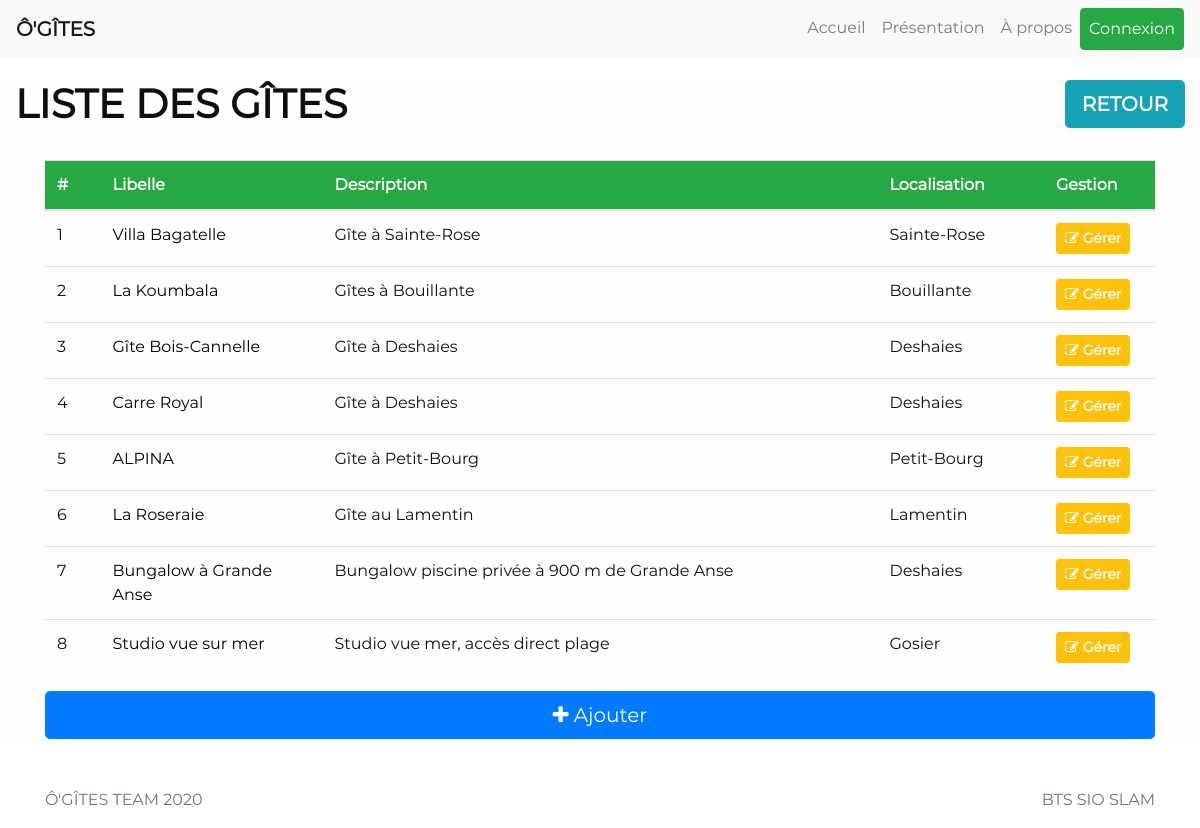
Screenshot of /admin/liste_gite.php with the database file from the repository.
### tables this page shows
CREATE TABLE `gites` (
  `id_gites` int(11) NOT NULL,
  `createur` int(11) NOT NULL,
  `libelle` text NOT NULL,
  `description` text NOT NULL,
  `localisation` text NOT NULL,
  `link_url` text NOT NULL,
  `nb_personnes_max` int(11) NOT NULL,
  `prix_nuit` int(11) NOT NULL
);

### admin/liste_gite.php (the view, shortened to what this page needs)
<?php
    require_once 'head.php';
    require_once 'config_admin.php';
?>
<main role="main" class="flex-shrink-0">
    <div class="container-fluid" id="index">
        <h1 style="float: left;"><strong>LISTE DES GÎTES</strong></h1>
        <a href="index.php" class="btn btn-info btn-lg" style="float: right;"><strong class="white">RETOUR</strong></a>
        <div class="container">
            <?php
            $SQLParam = "SELECT * FROM gites";
            $Myresult = $pdo->query($SQLParam);
            $Myresult->setFetchMode(PDO::FETCH_ASSOC);
            $nb_gites = $Myresult->rowCount();
            if ($nb_gites > 0)
            {
            ?>
            <br>
            <table class="table table-hover" style="width: 100%;">
                <thead>
                    <tr class="bg-success">
                        <th class="white" style="width: 5%;">#</th>
                        <th class="white" style="width: 20%;">Libelle</th>
                        <th class="white">Description</th>
                        <th class="white" style="width: 15%;">Localisation</th>
                        <th class="white" style="width: 10%;">Gestion</th>
                    </tr>
                </thead>
                <tbody>
                    <?php
                    $xc = 1;
                    while ($info_gites = $Myresult->fetch())
                    {
                    ?>
                    <tr>
                        <td><?php echo $xc; ?></td>
                        <td><a href="<?php echo $info_gites["link_url"]; ?>" class="black"><?php echo $info_gites["libelle"]; ?></a></td>
                        <td><?php echo $info_gites["description"]; ?></td>
                        <td><?php echo $info_gites["localisation"]; ?></td>
                        <td><a href="gerer_gite.php?id_gites=<?php echo $info_gites['id_gites']; ?>" class="btn btn-warning btn-sm"><i class="fa fa-edit white"></i><strong> <span class="white">Gérer</span></strong></a></td>
                    </tr>
                    <?php
                        $xc++;
                    }
                    ?>
                </tbody>
            </table>
            <?php
            }
            else
            {
            ?>
            <h3 align="center">Aucun gîte dans la base de données.</h3>
            <br>
            <?php
            }
            ?>
            <a href="ajout_gite.php?origin=list" class="btn btn-primary btn-lg btn-block"><i class="fa fa-plus white"></i> Ajouter</a>
        </div>
    </div>
</main>
<?php
	require_once '../footer.php';
?>

### admin/admin_style.css (style rules this page uses)
.white { color:#fff; }
.black { color:#000; }

### css/custom.css (style rules this page uses)
body { padding-top: 5rem; }

### css/main.css (style rules this page uses)
* { font-family: 'Montserrat'; color: #0E0E10; }
#index { background-color: #FFFEFC; }

### rows the page displays
gites: libelle "Villa Bagatelle", description "Gîte à Sainte-Rose", localisation "Sainte-Rose"
gites: libelle "La Koumbala", description "Gîtes à Bouillante", localisation "Bouillante"
gites: libelle "Gîte Bois-Cannelle", description "Gîte à Deshaies", localisation "Deshaies"
gites: libelle "Carre Royal", description "Gîte à Deshaies", localisation "Deshaies"
gites: libelle "ALPINA", description "Gîte à Petit-Bourg", localisation "Petit-Bourg"
gites: libelle "La Roseraie", description "Gîte au Lamentin", localisation "Lamentin"
gites: libelle "Bungalow à Grande Anse", description "Bungalow piscine privée à 900 m de Grande Anse", localisation "Deshaies"
gites: libelle "Studio vue sur mer", description "Studio vue mer, accès direct plage", localisation "Gosier"
